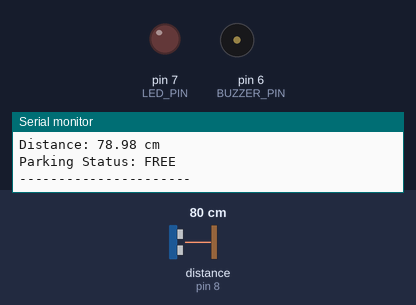
A sketch run on a simulated Arduino Uno, built with avr-gcc and run on an emulated ATmega328P. Shown: output pins drawn as LEDs (lit = HIGH), buzzer (waves = sounding, pin HIGH), the last lines printed to the serial monitor. Wiring (from diagram.json): ultrasonic range finder: trigger pin 9; echo pin 8. The inputs (shaded band) are chosen by the test bench; at power-on: distance to the obstacle (sensor on pin 8) 80 cm. The echo pulse lasts 58.3 µs per cm; pins used as bus, display or sensor lines are not drawn.

Above: at 1.3 s.
1.4 s: distance to the obstacle (sensor on pin 8) set to 12 cm
2.9 s: distance to the obstacle (sensor on pin 8) set to 9 cm
At 3.5 s:
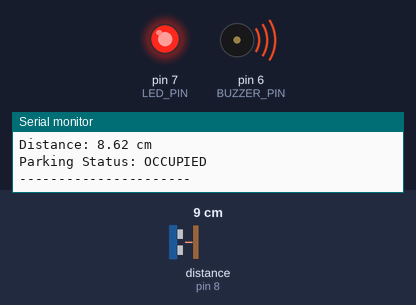
4.5 s: distance to the obstacle (sensor on pin 8) set to 120 cm
At 5.4 s:
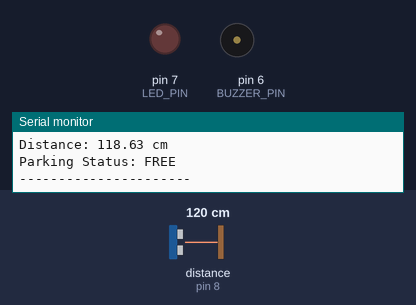
6.0 s: distance to the obstacle (sensor on pin 8) set to 2 cm
At 7.4 s:
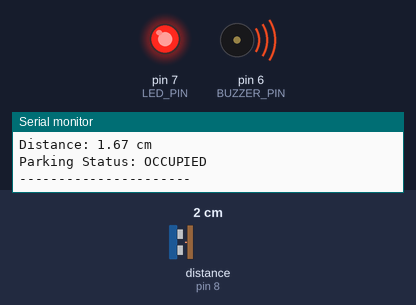
Timing chart, 0 to 8.5 s (numbered marks = the images above; inputs shaded):
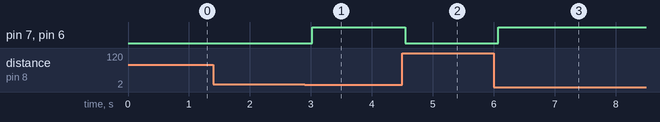

Measured:
- the behaviour switches between 11 and 10 cm on distance to the obstacle (sensor on pin 8) (found by bisection; images 0 and 1)
- after the input at 2.9 s, pin 7 (LED_PIN), pin 6 (BUZZER_PIN): LOW → HIGH after 0.13 s
- after the input at 4.5 s, pin 7 (LED_PIN), pin 6 (BUZZER_PIN): HIGH → LOW after 0.05 s
- after the input at 6.0 s, pin 7 (LED_PIN), pin 6 (BUZZER_PIN): LOW → HIGH after 0.07 s

The sketch:

sketch.ino
```cpp
#define TRIG_PIN 9
#define ECHO_PIN 8
#define LED_PIN 7
#define BUZZER_PIN 6

void setup() {
  Serial.begin(9600);

  pinMode(TRIG_PIN, OUTPUT);
  pinMode(ECHO_PIN, INPUT);
  pinMode(LED_PIN, OUTPUT);
  pinMode(BUZZER_PIN, OUTPUT);
}

void loop() {
  long duration;
  float distance;


  digitalWrite(TRIG_PIN, LOW);
  delayMicroseconds(2);
  digitalWrite(TRIG_PIN, HIGH);
  delayMicroseconds(10);
  digitalWrite(TRIG_PIN, LOW);


  duration = pulseIn(ECHO_PIN, HIGH);


  distance = duration * 0.034 / 2;

  Serial.print("Distance: ");
  Serial.print(distance);
  Serial.println(" cm");

  // Parking condition
  if (distance < 10) {
    Serial.println("Parking Status: OCCUPIED");
    digitalWrite(LED_PIN, HIGH);
    digitalWrite(BUZZER_PIN, HIGH);
  } else {
    Serial.println("Parking Status: FREE");
    digitalWrite(LED_PIN, LOW);
    digitalWrite(BUZZER_PIN, LOW);
  }

  Serial.println("----------------------");
  delay(500);
}
```
